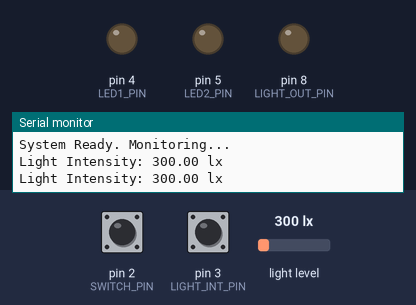
This sketch was run on a simulated Arduino Uno, built with avr-gcc and run on an emulated ATmega328P. On the bench: output pins drawn as LEDs (lit = HIGH), the last lines printed to the serial monitor. The test bench sets the inputs (shaded band); at power-on: pin 2 (SWITCH_PIN) HIGH, pin 3 (LIGHT_INT_PIN) HIGH, light level 300 lx.

Above: at 1.8 s.
1.9 s: pin 2 (SWITCH_PIN) pulled LOW for 1.2 s
At 2.7 s:
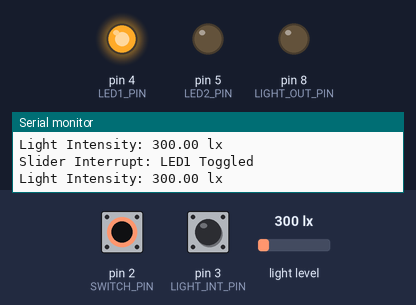
4.6 s: pin 3 (LIGHT_INT_PIN) pulled LOW for 1.2 s
At 6.9 s:
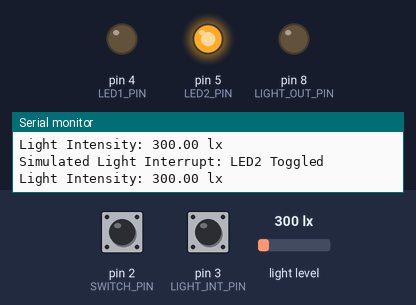
7.3 s: light level set to 988 lx
9.2 s: light level set to 1030 lx
At 10.6 s:
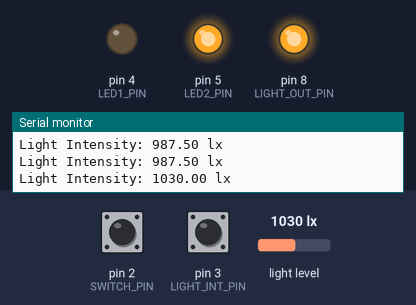
11.5 s: pin 2 (SWITCH_PIN) pulled LOW for 1.2 s
At 12.4 s:
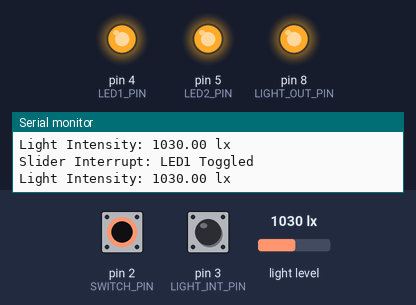
14.2 s: pin 3 (LIGHT_INT_PIN) pulled LOW for 1.2 s
At 16.6 s:
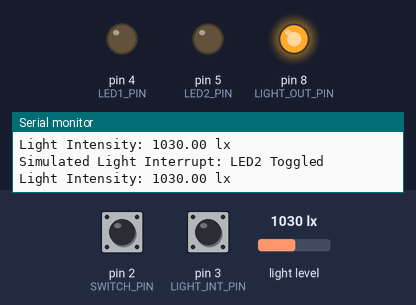
Timing chart, 0 to 17.9 s (numbered marks = the images above; inputs shaded):
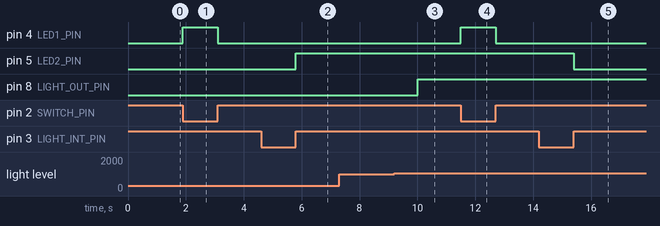

Measured:
- the behaviour switches between 1000 and 1001 lx on light level (found by bisection; images 2 and 3)
- after the input at 1.9 s, pin 4 (LED1_PIN): LOW → HIGH at once, → LOW 1.2 s later
- after the input at 4.6 s, pin 5 (LED2_PIN): LOW → HIGH after 1.2 s
- after the input at 9.2 s, pin 8 (LIGHT_OUT_PIN): LOW → HIGH after 0.82 s
- after the input at 11.5 s, pin 4 (LED1_PIN): LOW → HIGH at once, → LOW 1.2 s later
- after the input at 14.2 s, pin 5 (LED2_PIN): HIGH → LOW after 1.2 s

The sketch:

task4.2c.ino
```cpp
#include <Wire.h>
#include <BH1750.h>

// Pin Definitions
#define SWITCH_PIN 2           // Slider switch (middle pin)
#define LED1_PIN 4             // Toggled by slider switch
#define LED2_PIN 5             // Toggled by light sensor interrupt
#define LIGHT_OUT_PIN 8        // Output pin to simulate light interrupt
#define LIGHT_INT_PIN 3        // Connected to LIGHT_OUT_PIN via resistor
#define LIGHT_THRESHOLD 1000   // Lux threshold

BH1750 lightMeter;
volatile bool led1State = false;
volatile bool led2State = false;

// ISR for slider switch
void handleSwitchToggle() {
  led1State = !led1State;
  digitalWrite(LED1_PIN, led1State);
  Serial.println("Slider Interrupt: LED1 Toggled");
}

// ISR triggered via light intensity condition (simulated interrupt)
void handleLightInterrupt() {
  led2State = !led2State;
  digitalWrite(LED2_PIN, led2State);
  Serial.println("Simulated Light Interrupt: LED2 Toggled");
}

void setup() {
  Serial.begin(115200);
  Wire.begin();
  lightMeter.begin();

  pinMode(SWITCH_PIN, INPUT_PULLUP);
  pinMode(LED1_PIN, OUTPUT);
  pinMode(LED2_PIN, OUTPUT);
  pinMode(LIGHT_OUT_PIN, OUTPUT);
  pinMode(LIGHT_INT_PIN, INPUT_PULLUP);

  attachInterrupt(digitalPinToInterrupt(SWITCH_PIN), handleSwitchToggle, CHANGE); //here i used CHANGE so when the position of switch change the led toggle(ON/OFF) according to it
  attachInterrupt(digitalPinToInterrupt(LIGHT_INT_PIN), handleLightInterrupt, RISING); // here RISING is used to make changes of LED2(ON/OFF) only when lux is above threshold

  Serial.println("System Ready. Monitoring...");
}

void loop() {
  float lux = lightMeter.readLightLevel();
  Serial.print("Light Intensity: ");
  Serial.print(lux);
  Serial.println(" lx");

  // Simulate interrupt via digital output
  if (lux > LIGHT_THRESHOLD) {
    digitalWrite(LIGHT_OUT_PIN, HIGH); // Trigger interrupt
  } else {
    digitalWrite(LIGHT_OUT_PIN, LOW);  // Clear signal
  }

  delay(1000);
}
```
